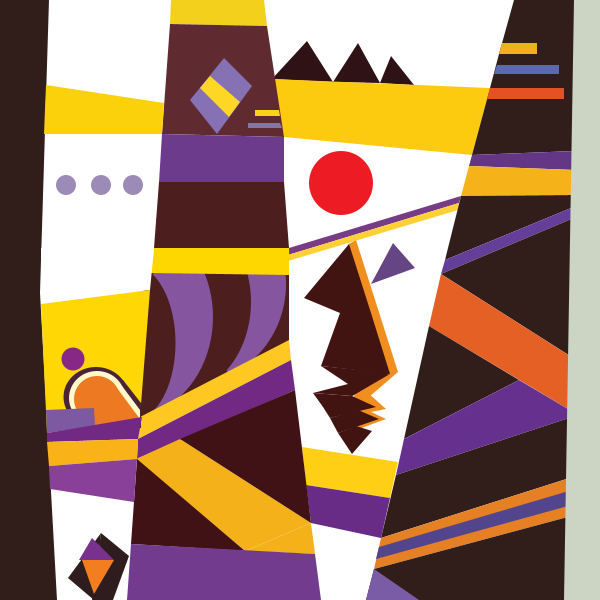
Frame 1 (no input)
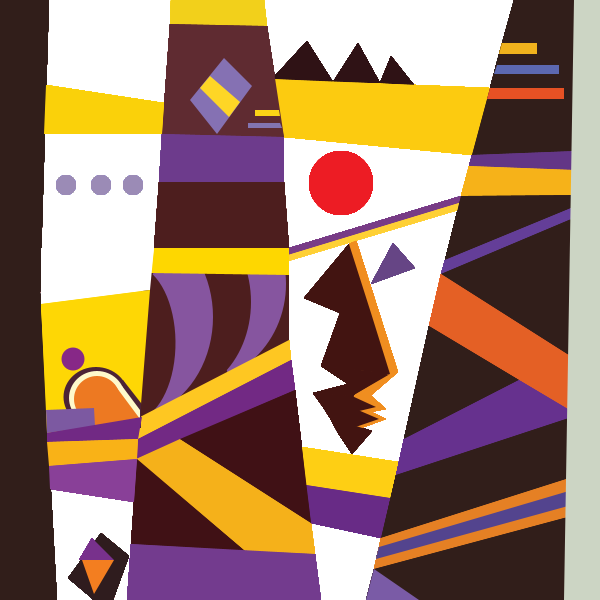
Frame 60 (the mouse pressed at the canvas centre just before this capture)
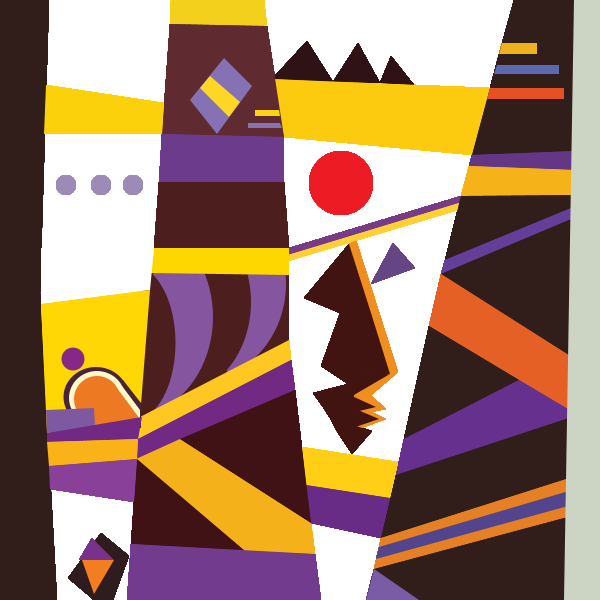
Frame 120 (the mouse held since frame 60 and released just before this capture)

The Processing sketch that drew these frames (run headless with seeded random() and noise(); from frame 60 on, the mouse is pressed at the canvas centre):

// Processing sketch: processing_160812
// ── processing_160812.pde

void setup(){
  size(600,600);
  background(255, 255, 255);
 }
 
void draw(){
  noStroke();
  //2
  fill(47, 18, 21);
  triangle(272, 79, 307, 41, 333, 82); //<>// //<>// //<>// //<>//
  triangle(333, 82, 358, 43, 380, 83); //<>// //<>// //<>// //<>//
  triangle(380, 83, 391, 56, 414, 85);
  fill(252, 203, 16);
  quad(272, 79, 490, 88, 472, 155, 284, 137);
  fill(237, 28, 36);
  ellipse(341, 183, 64, 64);
  fill(240, 142, 32);
  quad(356, 240, 349, 244, 355, 372, 398, 372);
  triangle(355, 372, 355, 409,398, 372);
  triangle( 359, 385, 386, 409, 345, 417);
  triangle(386, 419, 356, 430, 348, 401);
  fill(66, 20, 17);
  quad(349, 244, 304, 298, 340, 313, 371,313);
  quad(340, 313, 371, 313, 390, 374, 321, 366);
  quad( 321, 366, 348, 384, 352, 396, 390, 373);
  quad(348, 384, 390, 374, 352, 396, 313, 393); //<>// //<>// //<>//
  quad( 313, 393, 352, 396, 376, 407, 323, 407); //<>// //<>// //<>//
  triangle( 323, 407, 376, 407, 330, 418);
  quad(330, 418, 358, 410, 379, 419, 338, 433);
  quad(356, 426, 372, 431, 352, 454, 338, 433); //<>// //<>// //<>//
  fill(102, 69, 133);
  triangle(393, 243, 415, 268, 371, 284); //<>// //<>// //<>//
  fill(254, 207, 20); //<>// //<>//
  quad(302, 447, 398, 462, 390, 498, 306, 485);
  fill(104, 43, 134);
  quad(306, 485, 390, 498, 381, 538, 311, 523);
  fill(120, 60, 134);
  quad(289, 248, 461, 196, 459, 203, 288, 255);
  fill(254, 208, 53); //<>//
  quad(288, 255, 288, 261, 458, 210, 459, 203); //<>//
 
 
  //left
  fill( 49, 30, 26);
  quad( 0, 0, 49, 0, 40, 293, 0, 293);
  quad( 0, 293, 40, 293, 57, 600, 0, 600);   
  
  //center  //<>//
  fill( 242, 208, 27);
  quad( 171, 0, 264, 0, 267, 26, 170, 24);
  fill( 95, 43, 49);
  quad( 170, 24, 267, 26, 284, 137, 162, 134);
  fill( 133, 113, 179);
  quad( 224, 58, 252, 86, 217, 134, 190, 100);
  fill( 254, 214, 38);
  quad( 200, 88, 210, 76, 240, 102, 229, 117);  
  fill( 251, 211, 22);
  quad( 255, 110, 255, 116, 280, 116, 279, 110);
  fill( 131, 116, 177); //<>// //<>//
  quad( 248, 123, 248, 128, 282, 128, 280, 123);
  
  fill( 77, 30, 30);
  quad(151, 273, 289, 275, 289, 342, 140, 419);
  //arc
  fill(134, 85, 159);
  arc(195, 284, 182, 196, PI*1.8, TWO_PI+PI*0.38);
  fill(77, 30, 30);
  arc(177, 302, 148, 184, PI*1.7, TWO_PI+PI*0.3);
  fill(134, 85, 159);
  arc(126, 317, 174, 203, PI*1.7, TWO_PI+PI*0.44);
  fill( 77, 30, 30);
  arc( 132, 343, 87, 156, PI*1.6, TWO_PI +PI*0.5);
  fill(109, 59, 140);
  quad(162, 134, 284, 137, 284, 182, 159, 182);
  fill(77, 30, 30);
  quad(159, 182, 284, 182, 289, 248, 154, 248);
  fill(254, 215, 0);//yellow quad
  quad(154, 248, 289, 248, 289, 275, 151, 273);  
  
  fill(254, 199, 34);
  quad(140, 417, 289, 340, 291, 360, 138, 439);
  fill(114, 41, 132);
  quad(138, 439, 291, 360, 295, 390, 137, 459);
  fill(245, 177, 26);
  quad(136, 459, 180, 439, 311, 523, 245, 551);
  fill( 245, 177, 26);
  triangle(245, 551, 315, 554, 311, 523);
  fill(64, 17, 21);
  triangle(295, 390, 180, 439, 311, 523);
  triangle(137, 459, 245, 551, 131, 544);
  fill( 115, 59, 142);
  quad( 131, 544, 315, 554, 321, 600, 127, 600);  
  
  //1
  fill(250, 209, 10);
  quad(46, 85, 164, 103, 162, 134, 44, 134);
  fill(155, 139, 182);
  ellipse(66, 185, 20, 20);
  ellipse(101, 185, 20, 20);
  ellipse(133, 185, 20, 20);
  fill(47, 28, 30);
  quad( 101, 533, 129, 556, 113, 600, 92, 600);
  triangle(101, 533, 94, 600, 68, 578);
  fill( 120, 49, 140);
  triangle( 92, 538, 79, 560, 114, 560);
  fill( 243, 126, 32);
  triangle(82, 560, 114, 560, 94, 594);
  fill(255);
  quad(154, 248, 150, 290, 41, 304, 41, 248);
  fill(254, 215, 5);
  quad(41, 304, 150, 290, 140, 417, 47, 433); 
  fill(135, 40, 135);
  ellipse(73, 359, 23, 23);
  fill(75, 35, 54);
  ellipse(96, 397, 65, 60);
  quad(123, 380 , 141, 403, 141, 428, 96, 428);
  fill( 254, 249, 203);
  ellipse(97, 398, 56, 54);
  quad(122, 386, 140, 410, 140, 426, 97, 426);
  fill(237, 121, 34);
  ellipse(97, 399, 46, 46);
  quad(77, 411, 97, 429, 140, 419, 114, 384);
  fill(124, 89, 161);
  quad( 46, 410, 94, 408, 95, 426, 47, 433);
  fill( 113, 41, 132); //<>// //<>// //<>// //<>//
  quad(47, 433, 47, 442, 138, 439, 142, 417);
  fill( 249, 178, 23);
  quad(47, 442, 138, 439, 137, 459, 49, 466);
  fill(137, 64, 152);
  quad(49, 466, 137, 459, 134, 502, 50, 489);
  
  
  //right
  fill( 49, 30, 26);
  quad( 514, 0, 576, 0, 576, 54, 499, 54);
  fill( 239, 178, 29);
  quad( 502, 43, 537, 43, 537, 54, 499, 54);
  fill(49, 30, 26);
  quad(499, 54, 576, 54, 576, 88, 490, 88);
  fill( 92, 104, 176);
  quad( 497, 65, 559, 65, 559, 74, 494, 74);
  fill( 49, 30, 26);
  quad( 490, 88, 576, 88, 575, 151, 472, 155);
  fill( 230, 81, 36);
  quad( 490, 88, 564, 88, 564, 99, 487, 99);
  fill( 99, 54, 134);
  quad( 472, 155, 575, 151, 575, 170, 469, 166);
  fill( 246, 178, 25);
  quad( 469, 166, 575, 170, 575, 195, 461, 196);
  fill( 49, 30, 26);
  quad( 461, 196, 575, 195, 576, 206, 445, 260);
  fill( 100, 62, 152);
  quad( 445, 260, 576, 206, 576, 217, 441, 274);
  fill( 49, 30, 26);
  triangle(576, 217, 441, 274, 578, 361);
  fill( 228, 96, 37);
  quad( 441, 274, 578, 361, 578, 415, 429, 326);
  fill( 49, 30, 26);
  triangle(429, 326, 519, 380, 404, 439);
  fill(102, 49, 142);
  quad(404, 439, 519, 380, 578, 415, 396, 475);
  fill( 49, 30, 26);
  quad( 396, 475, 578, 415, 579, 475, 381, 538); 
  fill( 229, 128, 36);
  quad( 381, 538, 579, 475, 579, 514, 374, 569);
  fill( 83, 68, 142);
  quad( 379, 547, 579, 488, 579, 503, 376, 559);
  fill( 49, 30, 26);
  quad( 374, 569, 579, 514, 579, 600, 366, 600);
  fill( 122, 91, 166);
  triangle(374, 569, 366, 600, 419, 600);
  
  fill( 204, 213, 196);
  quad( 574, 0, 600, 0, 600, 600, 564, 600); 
}
